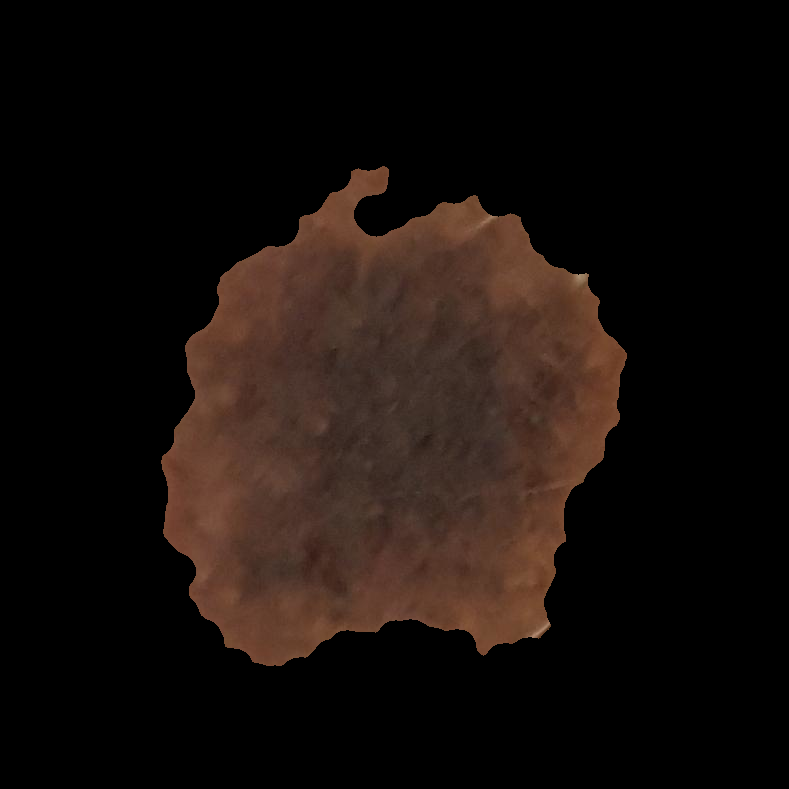
#> input picture Bigger Image Pool/MEL/PAT_109_868_113_masked.png, 789 x 789 px, found by its file name
$ python FeatureDetector.py   (older library calls are emulated)
#> lines starting #> are read from the running program, lines starting #| are printed output that depends on the picture; after the words box and inside, x2 and y2 are one past the last pixel; in counts of white or black regions, pixels touching at a corner belong together; long printed decimals are rounded
import cv2
import numpy as np

def load_image_greyscale(image_path):
#> called with image_path = 'Masked\\PAT_109_868_113_masked.png'
    image = cv2.imread(image_path)
#> image is the input picture: shape (789, 789, 3); mean B, G, R 11.6, 15.2, 23.1
    grayscale_image = cv2.cvtColor(image, cv2.COLOR_BGR2GRAY)
    return grayscale_image

def load_image_colour(image_path):
    image = cv2.imread(image_path)
    return image

def find_contours(grayscale_image):
    _, thresholded = cv2.threshold(grayscale_image, 1, 255, cv2.THRESH_BINARY)
    contours, _ = cv2.findContours(thresholded, cv2.RETR_EXTERNAL, cv2.CHAIN_APPROX_SIMPLE)
    return max(contours, key=cv2.contourArea)

def calculate_center(contour):
    M = cv2.moments(contour)
    cX = int(M["m10"] / M["m00"])
    cY = int(M["m01"] / M["m00"])
    return cX, cY

def split_lesion(grayscale_image, center):
    height, width = grayscale_image.shape
    left_half = grayscale_image[0:height, 0:center[0]]
    right_half = grayscale_image[0:height, center[0]:width]
    top_half = grayscale_image[0:center[1], 0:width]
    bottom_half = grayscale_image[center[1]:height, 0:width]
    return left_half, right_half, top_half, bottom_half

def calculate_symmetry(grayscale_image, contour):
    center = calculate_center(contour)
    left_half, right_half, top_half, bottom_half = split_lesion(grayscale_image, center)

    left_contour = find_contours(left_half)
    right_contour = find_contours(right_half)
    top_contour = find_contours(top_half)
    bottom_contour = find_contours(bottom_half)

    left_area = cv2.contourArea(left_contour)
    right_area = cv2.contourArea(right_contour)
    top_area = cv2.contourArea(top_contour)
    bottom_area = cv2.contourArea(bottom_contour)

    horizontal_symmetry = abs(left_area - right_area) / max(left_area, right_area)
    vertical_symmetry = abs(top_area - bottom_area) / max(top_area, bottom_area)

    symmetry_score = (horizontal_symmetry + vertical_symmetry) / 2
    return symmetry_score

def color_contrast_and_variety(image, contour):
    # Create a mask for the lesion
    mask = np.zeros(image.shape[:2], dtype="uint8")
    cv2.drawContours(mask, [contour], -1, 255, -1)

    # Apply the mask to the image
    masked_image = cv2.bitwise_and(image, image, mask=mask)

    # Calculate the mean and standard deviation of the pixel intensities in each channel
    mean, std_dev = cv2.meanStdDev(masked_image, mask=mask)

    # Create a dictionary to store the results
    color_stats = {
        "mean_blue": mean[0][0],
        "mean_green": mean[1][0],
        "mean_red": mean[2][0],
        "std_dev_blue": std_dev[0][0],
        "std_dev_green": std_dev[1][0],
        "std_dev_red": std_dev[2][0],
    }

    return color_stats

def compactness(contour):
    area = cv2.contourArea(contour)
    perimeter = cv2.arcLength(contour, True)
    compactness_value = 4 * np.pi * area / (perimeter ** 2)
    return compactness_value

def elongation(contour):
    x, y, w, h = cv2.boundingRect(contour)
    aspect_ratio = float(max(w, h)) / min(w, h)
    return aspect_ratio

def roundness(contour):
    area = cv2.contourArea(contour)
    _, radius = cv2.minEnclosingCircle(contour)
    circle_area = np.pi * radius ** 2
    roundness_value = area / circle_area
    return roundness_value

# [18 lines left out: function border_sharpness, not called in this run]

if __name__ == "__main__":
    image_path = "Masked\PAT_109_868_113_masked.png"
    grayscale_image = load_image_greyscale(image_path)
    image = load_image_colour(image_path)
    contour = find_contours(grayscale_image)
#> in find_contours, `_, thresholded = cv2.threshold(grayscale_image, 1, 255, cv2.THRESH_BIN..`:
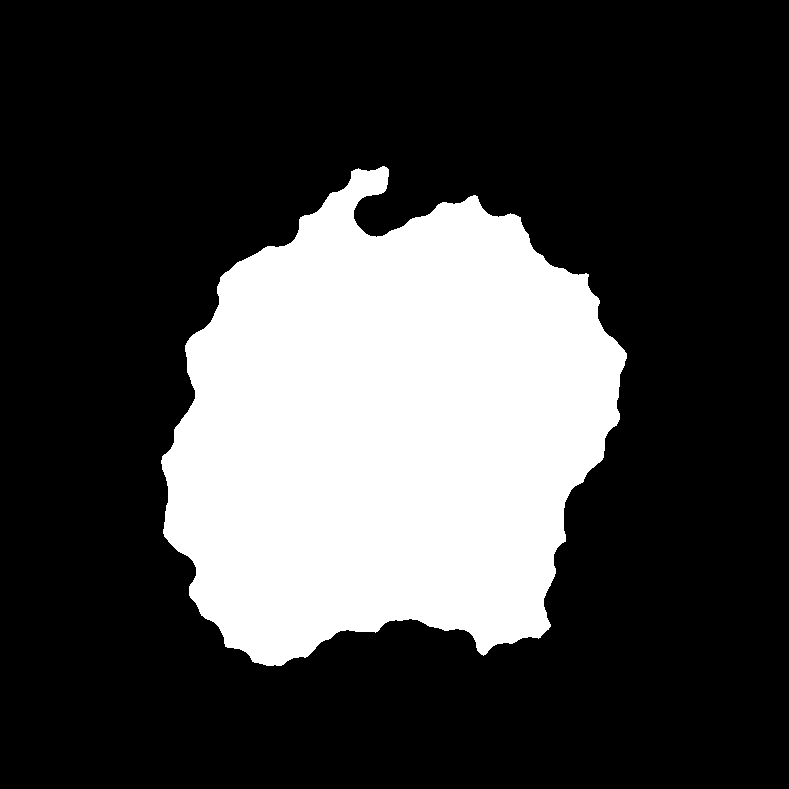
#> thresholded: shape (789, 789); 26.2% white; 1 white region
#> in find_contours, `contours, _ = cv2.findContours(thresholded, cv2.RETR_EXTERNAL, cv2.CHA..`: contours = 1 contour; box (x1, y1, x2, y2) and area: (161, 166, 627, 666) 162110
#> contour = contour of 838 points, box (x1, y1, x2, y2) (161, 166, 627, 666), area 162110
    symmetry_score = calculate_symmetry(grayscale_image, contour)
#> in calculate_center, `M = cv2.moments(contour)`: M = moments, m00 162110.5, centre m10/m00, m01/m00 = (387.2, 429.8)
#> in calculate_center, `cX = int(M["m10"] / M["m00"])`: cX = 387
#> in calculate_center, `cY = int(M["m01"] / M["m00"])`: cY = 429
#> in calculate_symmetry, `center = calculate_center(contour)`: center = (387, 429)
#> in split_lesion, `left_half = grayscale_image[0:height, 0:center[0]]`:
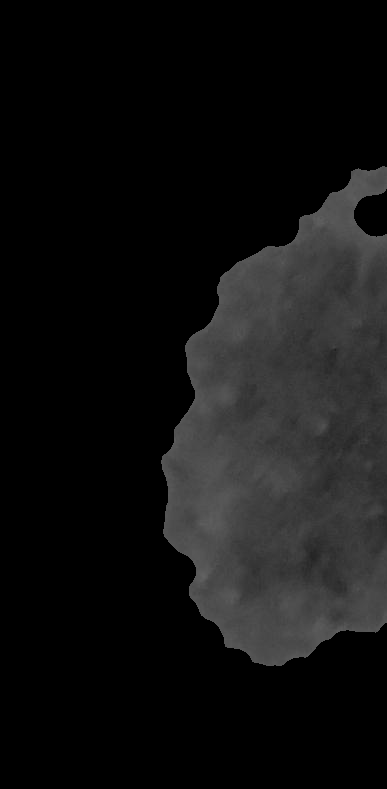
#> left_half: shape (789, 387); min 0, max 99, mean 17.7
#> in split_lesion, `right_half = grayscale_image[0:height, center[0]:width]`:
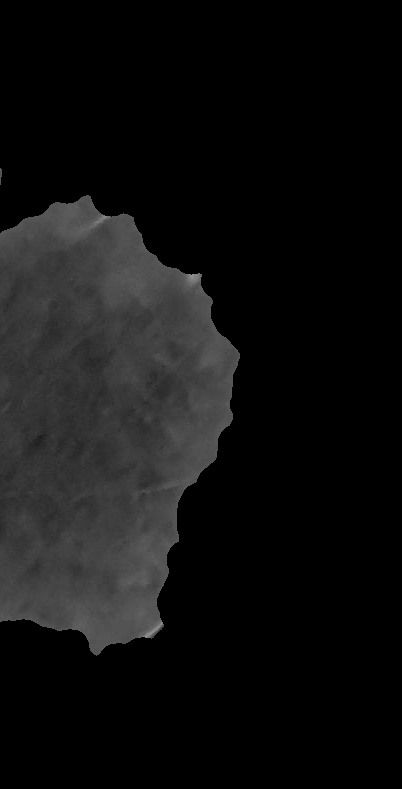
#> right_half: shape (789, 402); min 0, max 147, mean 16.6
#> in split_lesion, `bottom_half = grayscale_image[center[1]:height, 0:width]`:
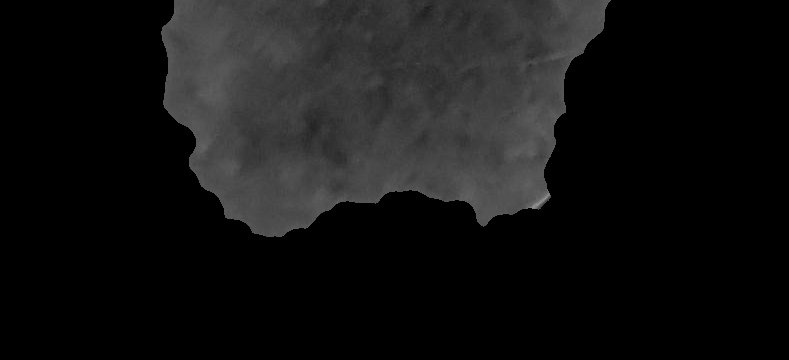
#> bottom_half: shape (360, 789); min 0, max 147, mean 19.1
#> in find_contours (call 2), `contours, _ = cv2.findContours(thresholded, cv2.RETR_EXTERNAL, cv2.CHA..`: contours = 1 contour; box (x1, y1, x2, y2) and area: (161, 166, 387, 666) 81337
#> in calculate_symmetry, `left_contour = find_contours(left_half)`: left_contour = contour of 429 points, box (x1, y1, x2, y2) (161, 166, 387, 666), area 81337
#> in find_contours (call 3), `_, thresholded = cv2.threshold(grayscale_image, 1, 255, cv2.THRESH_BIN..`:
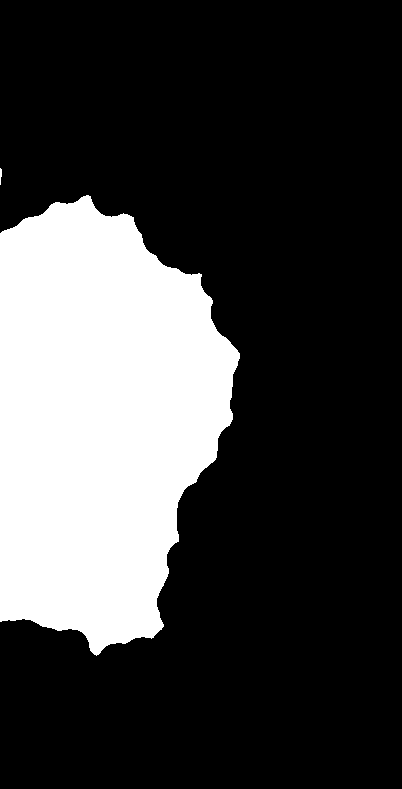
#> thresholded: shape (789, 402); 25.5% white; 2 white regions
#> in find_contours (call 3), `contours, _ = cv2.findContours(thresholded, cv2.RETR_EXTERNAL, cv2.CHA..`: contours = 2 contours, 1 with area under 20; largest, box (x1, y1, x2, y2) and area: (0, 195, 240, 656) 80360
#> in calculate_symmetry, `right_contour = find_contours(right_half)`: right_contour = contour of 405 points, box (x1, y1, x2, y2) (0, 195, 240, 656), area 80360
#> in find_contours (call 4), `_, thresholded = cv2.threshold(grayscale_image, 1, 255, cv2.THRESH_BIN..`:
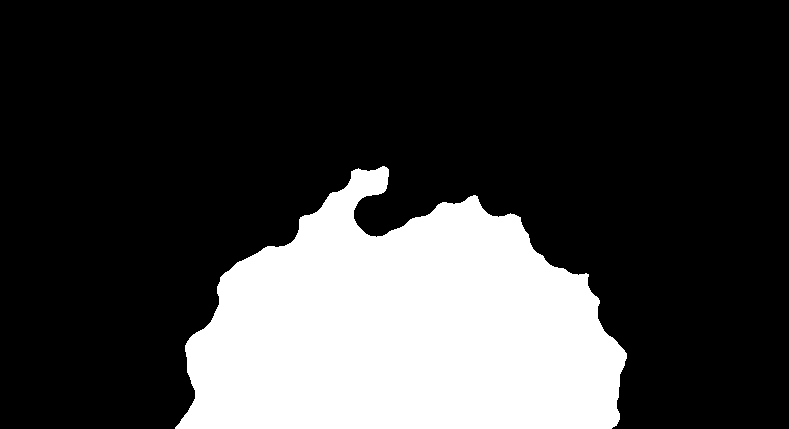
#> thresholded: shape (429, 789); 24% white; 1 white region
#> in find_contours (call 4), `contours, _ = cv2.findContours(thresholded, cv2.RETR_EXTERNAL, cv2.CHA..`: contours = 1 contour; box (x1, y1, x2, y2) and area: (175, 166, 627, 429) 80497
#> in calculate_symmetry, `top_contour = find_contours(top_half)`: top_contour = contour of 462 points, box (x1, y1, x2, y2) (175, 166, 627, 429), area 80497
#> in find_contours (call 5), `_, thresholded = cv2.threshold(grayscale_image, 1, 255, cv2.THRESH_BIN..`:
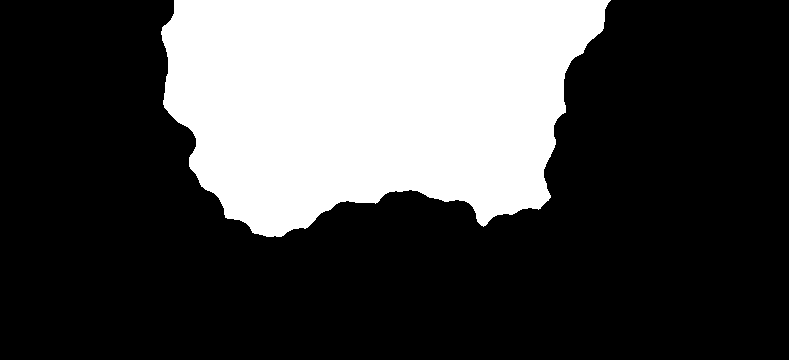
#> thresholded: shape (360, 789); 28.8% white; 1 white region
#> in find_contours (call 5), `contours, _ = cv2.findContours(thresholded, cv2.RETR_EXTERNAL, cv2.CHA..`: contours = 1 contour; box (x1, y1, x2, y2) and area: (161, 0, 611, 237) 81178
#> in calculate_symmetry, `bottom_contour = find_contours(bottom_half)`: bottom_contour = contour of 378 points, box (x1, y1, x2, y2) (161, 0, 611, 237), area 81178
#> in calculate_symmetry, `left_area = cv2.contourArea(left_contour)`: left_area = 81337
#> in calculate_symmetry, `right_area = cv2.contourArea(right_contour)`: right_area = 80360.5
#> in calculate_symmetry, `top_area = cv2.contourArea(top_contour)`: top_area = 80497
#> in calculate_symmetry, `bottom_area = cv2.contourArea(bottom_contour)`: bottom_area = 81177.5
#> in calculate_symmetry, `horizontal_symmetry = abs(left_area - right_area) / max(left_area, rig..`: horizontal_symmetry = 0.012
#> in calculate_symmetry, `vertical_symmetry = abs(top_area - bottom_area) / max(top_area, bottom..`: vertical_symmetry = 0.00838
#> in calculate_symmetry, `symmetry_score = (horizontal_symmetry + vertical_symmetry) / 2`: symmetry_score = 0.0102
#> symmetry_score = 0.0102
    print("Symmetry score:", symmetry_score)
#| Symmetry score: 0.01019

    color_stats = color_contrast_and_variety(image, contour)
#> in color_contrast_and_variety, `mean, std_dev = cv2.meanStdDev(masked_image, mask=mask)`: mean = [44.25, 57.95, 88.42]; std_dev = [6.08, 10.06, 18.09]
#> in color_contrast_and_variety, `color_stats = { "mean_blue": mean[0][0], "mean_green": mean[1][0], "me..`: color_stats = {'mean_blue': 44.25, 'mean_green': 57.95, 'mean_red': 88.42, 'std_dev_blue': 6.08, 'std_dev_green': 10.06, 'std_dev_red': 18.09}
    print("Colour stats:", color_stats)
#| Colour stats: {'mean_blue': 44.246, 'mean_green': 57.950, 'mean_red': 88.420, 'std_dev_blue': 6.078, 'std_dev_green': 10.056, 'std_dev_red': 18.092}

    compactness_value = compactness(contour)
#> in compactness, `area = cv2.contourArea(contour)`: area = 162110.5
#> in compactness, `perimeter = cv2.arcLength(contour, True)`: perimeter = 1898
#> in compactness, `compactness_value = 4 * np.pi * area / (perimeter ** 2)`: compactness_value = 0.566
#> compactness_value = 0.566
    elongation_value = elongation(contour)
#> in elongation, `x, y, w, h = cv2.boundingRect(contour)`: x = 161; y = 166; w = 466; h = 500
#> in elongation, `aspect_ratio = float(max(w, h)) / min(w, h)`: aspect_ratio = 1.07
#> elongation_value = 1.07
    roundness_value = roundness(contour)
#> in roundness, `area = cv2.contourArea(contour)`: area = 162110.5
#> in roundness, `_, radius = cv2.minEnclosingCircle(contour)`: radius = 263.9
#> in roundness, `circle_area = np.pi * radius ** 2`: circle_area = 218860.6
#> in roundness, `roundness_value = area / circle_area`: roundness_value = 0.741
#> roundness_value = 0.741

    print("Compactness:", compactness_value)
#| Compactness: 0.5655
    print("Elongation:", elongation_value)
#| Elongation: 1.073
    print("Roundness:", roundness_value)
#| Roundness: 0.7407

    original_path = image_path.split('\\')[1].replace("_masked", "")
    original_greyscale = cv2.imread(original_path)
#> (the run stopped early here; a loop or call above may not have finished)
